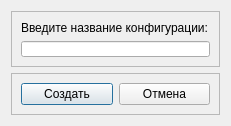
<?xml version="1.0" encoding="UTF-8"?>
<ui version="4.0">
 <class>Dialog</class>
 <widget class="QDialog" name="Dialog">
  <property name="geometry">
   <rect>
    <x>0</x>
    <y>0</y>
    <width>231</width>
    <height>126</height>
   </rect>
  </property>
  <property name="minimumSize">
   <size>
    <width>231</width>
    <height>126</height>
   </size>
  </property>
  <property name="windowTitle">
   <string>Dialog</string>
  </property>
  <layout class="QVBoxLayout" name="verticalLayout_2">
   <item>
    <widget class="QFrame" name="frame_2">
     <property name="frameShape">
      <enum>QFrame::StyledPanel</enum>
     </property>
     <property name="frameShadow">
      <enum>QFrame::Raised</enum>
     </property>
     <layout class="QVBoxLayout" name="verticalLayout">
      <item>
       <widget class="QLabel" name="label">
        <property name="text">
         <string>Введите название конфигурации:</string>
        </property>
       </widget>
      </item>
      <item>
       <widget class="QLineEdit" name="LE_NameConfig"/>
      </item>
     </layout>
    </widget>
   </item>
   <item>
    <widget class="QFrame" name="frame">
     <property name="frameShape">
      <enum>QFrame::StyledPanel</enum>
     </property>
     <property name="frameShadow">
      <enum>QFrame::Raised</enum>
     </property>
     <layout class="QHBoxLayout" name="horizontalLayout">
      <item>
       <widget class="QPushButton" name="PB_Create">
        <property name="text">
         <string>Создать</string>
        </property>
       </widget>
      </item>
      <item>
       <widget class="QPushButton" name="PB_Cancel">
        <property name="text">
         <string>Отмена</string>
        </property>
       </widget>
      </item>
     </layout>
    </widget>
   </item>
  </layout>
 </widget>
 <resources/>
 <connections/>
</ui>
